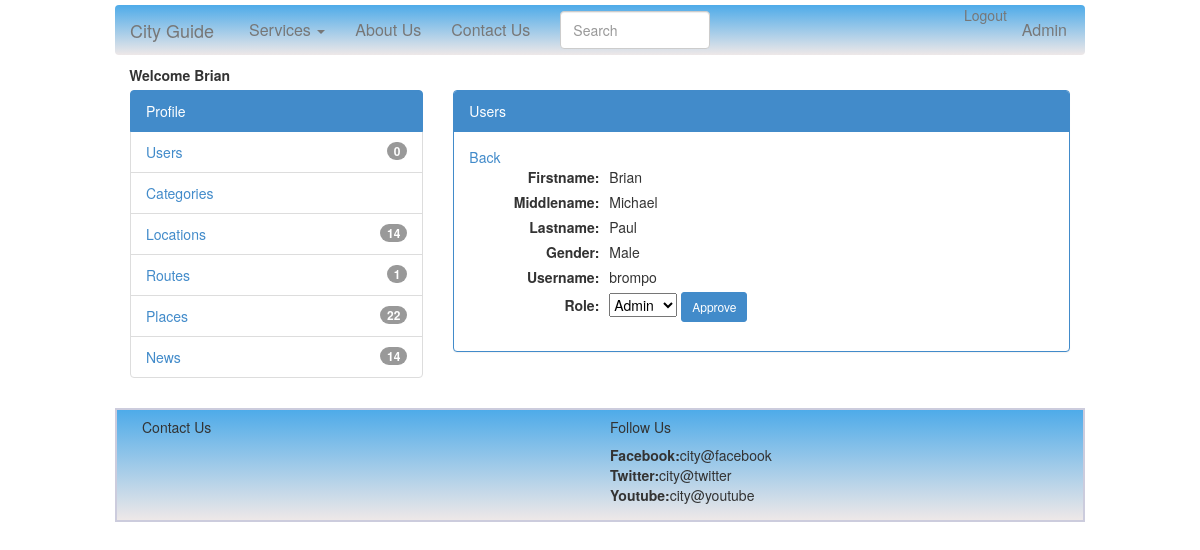
Screenshot of /admin.php?panel=edituserpanel&id=1 (signed in) with the database file from the repository.
### tables this page shows
CREATE TABLE IF NOT EXISTS `user` (
  `id` int(11) NOT NULL AUTO_INCREMENT,
  `username` varchar(50) NOT NULL,
  `password` varchar(50) NOT NULL,
  `userole` varchar(25) NOT NULL,
  `firstname` varchar(20) NOT NULL,
  `middlename` varchar(20) NOT NULL,
  `lastname` varchar(20) NOT NULL,
  `gender` varchar(20) NOT NULL,
  `status` varchar(50) NOT NULL,
  PRIMARY KEY (`id`)
);

### inc/DAO/userDAO.php (called while the page is built, shortened)
<?php
class userDAO
{
	function getuserbyuserid($id)
	{
		$selectquery = "SELECT * FROM user WHERE id = '$id'";
        $result = mysql_query($selectquery);
        $user = mysql_fetch_array($result);
        return $user;
	}
}
?>

### inc/views/edituserpanel.php (the view, shortened to what this page needs)
<?php
if ($_SESSION['userrole'] == "admin")
{
  ?>
        <div class="panel panel-primary" id="userspanel">
          <div class="panel-heading"> Users</div>
          <div class="panel-body">
          <a href="admin.php?panel=userpanel">Back</a>
          <form method="POST" action="../inc/BL/userBL.php">
          <?php
            $id = $_GET['id'];
            $user =  $userDAO->getuserbyuserid($id)
?>
          <label>Firstname: </label><?php echo $user['firstname']; ?><br/>
          <label>Middlename: </label><?php echo $user['middlename']; ?><br />
          <label>Lastname: </label><?php echo $user['lastname']; ?><br/>
          <label>Gender: </label><?php echo $user['gender']; ?><br/>
          <label>Username: </label><?php echo $user['username']; ?><br/>
          <label>Role: </label><select name="userrole">
          <option <?php if($user['userole']== "admin"){ echo 'selected=\'selected\'';} ?>value="admin">Admin</option>
          </select>
          <input type="submit" value="Approve" class="btn btn-primary btn-small" name="approve">
          </form>
          </div>
        </div>
  <?php
}
?>

### css/admin.css (style rules this page uses)
label { min-width:130px; max-width:400px; margin-right:10px; text-align: right; }

### rows the page displays
user: firstname "Brian", middlename "Michael", lastname "Paul", gender "Male", username "brompo", userrole "Admin"

### other values shown
$_SESSION['user']['firstname'] "Brian"
$newusercount "0"
